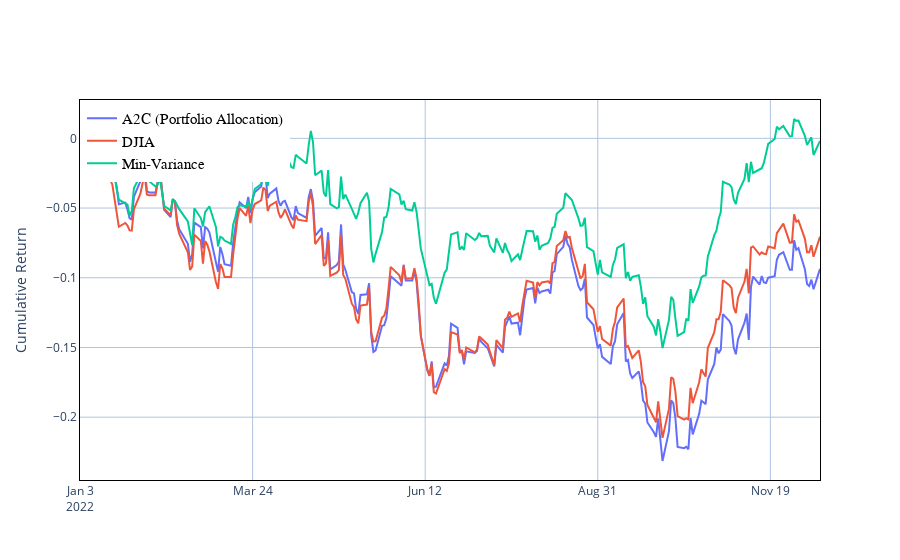

Notebook source saved alongside this figure:
### Code cell
fig = go.Figure()
fig.add_trace(trace0_portfolio)

fig.add_trace(trace1_portfolio)

fig.add_trace(trace2_portfolio)


fig.update_layout(
    legend=dict(
        x=0,
        y=1,
        traceorder="normal",
        font=dict(family="sans-serif", size=15, color="black"),
        bgcolor="White",
        bordercolor="white",
        borderwidth=2,
    ),
)
# fig.update_layout(legend_orientation="h")
fig.update_layout(
    title={
        #'text': "Cumulative Return using FinRL",
        "y": 0.85,
        "x": 0.5,
        "xanchor": "center",
        "yanchor": "top",
    }
)
# with Transaction cost
# fig.update_layout(title =  'Quarterly Trade Date')
fig.update_layout(
    #    margin=dict(l=20, r=20, t=20, b=20),
    paper_bgcolor="rgba(1,1,0,0)",
    plot_bgcolor="rgba(1, 1, 0, 0)",
    # xaxis_title="Date",
    yaxis_title="Cumulative Return",
    xaxis={"type": "date", "tick0": time_ind[0], "tickmode": "linear", "dtick": 86400000.0 * 80},
)
fig.update_xaxes(showline=True, linecolor="black", showgrid=True, gridwidth=1, gridcolor="LightSteelBlue", mirror=True)
fig.update_yaxes(showline=True, linecolor="black", showgrid=True, gridwidth=1, gridcolor="LightSteelBlue", mirror=True)
fig.update_yaxes(zeroline=True, zerolinewidth=1, zerolinecolor="LightSteelBlue")

fig.show()

### Figure 1 — Plotly figure (JSON) as saved in the notebook; plotly's stock layout.template omitted (floating-point values rounded to 4 significant figures; data arrays with more than 128 entries replaced by an {"elided": "..."} marker saying what was removed)
{"data": [{"mode": "lines", "name": "A2C (Portfolio Allocation)", "type": "scatter", "x": {"elided": "238 str values"}, "y": {"elided": "238 float values"}}, {"mode": "lines", "name": "DJIA", "type": "scatter", "x": {"elided": "238 str values"}, "y": {"elided": "239 float values"}}, {"mode": "lines", "name": "Min-Variance", "type": "scatter", "x": {"elided": "238 str values"}, "y": {"elided": "238 float values"}}], "layout": {"legend": {"bgcolor": "White", "bordercolor": "white", "borderwidth": 2, "font": {"color": "black", "family": "sans-serif", "size": 15}, "traceorder": "normal", "x": 0, "y": 1}, "paper_bgcolor": "rgba(1,1,0,0)", "plot_bgcolor": "rgba(1, 1, 0, 0)", "title": {"x": 0.5, "xanchor": "center", "y": 0.85, "yanchor": "top"}, "xaxis": {"dtick": 6912000000, "gridcolor": "LightSteelBlue", "gridwidth": 1, "linecolor": "black", "mirror": true, "showgrid": true, "showline": true, "tick0": "2022-01-03", "tickmode": "linear", "type": "date"}, "yaxis": {"gridcolor": "LightSteelBlue", "gridwidth": 1, "linecolor": "black", "mirror": true, "showgrid": true, "showline": true, "title": {"text": "Cumulative Return"}, "zeroline": true, "zerolinecolor": "LightSteelBlue", "zerolinewidth": 1}}}
